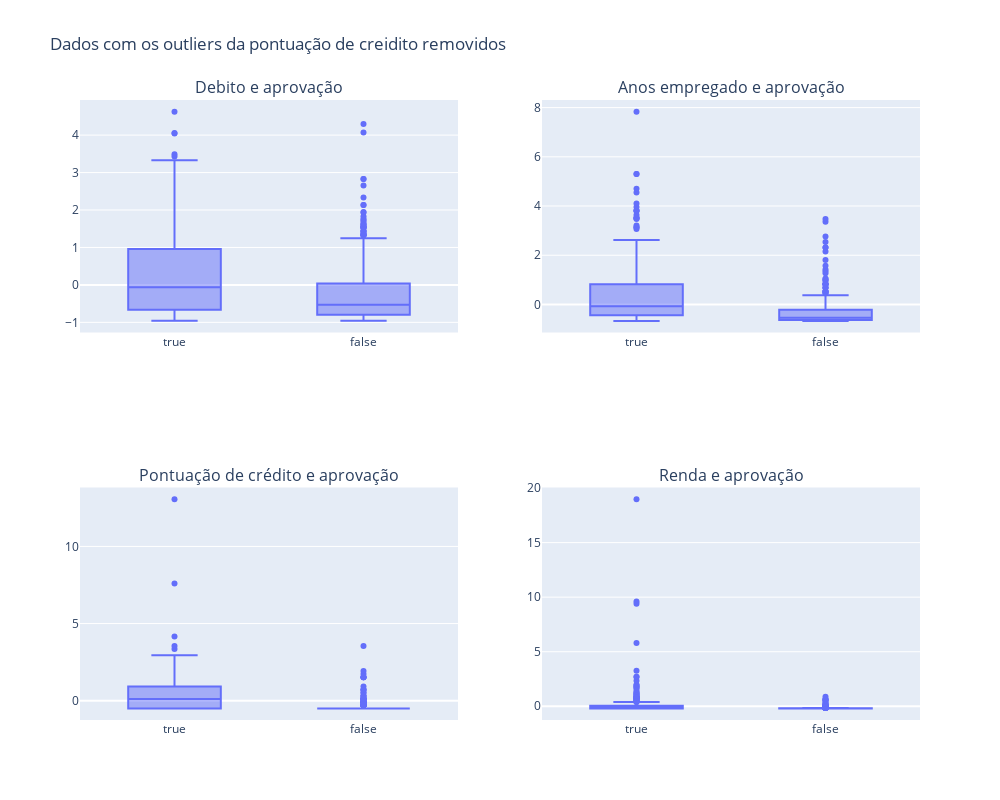

This figure's notebook cell:
### Code cell
fig1 = px.box(df_scaller, x='approved', y='debt', title='Debito e aprovação')
fig2 = px.box(df_scaller, x='approved', y='years_employed', title='Anos empregado e aprovação')
fig3 = px.box(df_scaller, x='approved', y='credit_score', title='Pontuação de crédito e aprovação')
fig4 = px.box(df_scaller, x='approved', y='income', title='Renda e aprovação')

fig_combined = make_subplots(rows=2, cols=2, subplot_titles=(
    'Debito e aprovação', 'Anos empregado e aprovação', 'Pontuação de crédito e aprovação', 'Renda e aprovação'))

# Adicionar os gráficos à figura combinada
fig_combined.add_trace(fig1.data[0], row=1, col=1)
fig_combined.add_trace(fig2.data[0], row=1, col=2)
fig_combined.add_trace(fig3.data[0], row=2, col=1)
fig_combined.add_trace(fig4.data[0], row=2, col=2)

fig_combined.update_layout(height=800, width=1000,
                           title_text="Dados com os outliers da pontuação de creidito removidos")
fig_combined.show()

### Figure 1 — Plotly figure (JSON) as saved in the notebook; plotly's stock layout.template omitted (floating-point values rounded to 4 significant figures; data arrays with more than 128 entries replaced by an {"elided": "..."} marker saying what was removed)
{"data": [{"alignmentgroup": "True", "hovertemplate": "approved=%{x}<br>debt=%{y}<extra></extra>", "legendgroup": "", "marker": {"color": "#636efa"}, "name": "", "notched": false, "offsetgroup": "", "orientation": "v", "showlegend": false, "x": {"elided": "662 bool values"}, "x0": " ", "xaxis": "x", "y": {"elided": "662 float values"}, "y0": " ", "yaxis": "y", "type": "box"}, {"alignmentgroup": "True", "hovertemplate": "approved=%{x}<br>years_employed=%{y}<extra></extra>", "legendgroup": "", "marker": {"color": "#636efa"}, "name": "", "notched": false, "offsetgroup": "", "orientation": "v", "showlegend": false, "x": {"elided": "662 bool values"}, "x0": " ", "xaxis": "x2", "y": {"elided": "662 float values"}, "y0": " ", "yaxis": "y2", "type": "box"}, {"alignmentgroup": "True", "hovertemplate": "approved=%{x}<br>credit_score=%{y}<extra></extra>", "legendgroup": "", "marker": {"color": "#636efa"}, "name": "", "notched": false, "offsetgroup": "", "orientation": "v", "showlegend": false, "x": {"elided": "662 bool values"}, "x0": " ", "xaxis": "x3", "y": {"elided": "662 float values"}, "y0": " ", "yaxis": "y3", "type": "box"}, {"alignmentgroup": "True", "hovertemplate": "approved=%{x}<br>income=%{y}<extra></extra>", "legendgroup": "", "marker": {"color": "#636efa"}, "name": "", "notched": false, "offsetgroup": "", "orientation": "v", "showlegend": false, "x": {"elided": "662 bool values"}, "x0": " ", "xaxis": "x4", "y": {"elided": "662 float values"}, "y0": " ", "yaxis": "y4", "type": "box"}], "layout": {"xaxis": {"anchor": "y", "domain": [0.0, 0.45]}, "yaxis": {"anchor": "x", "domain": [0.625, 1.0]}, "xaxis2": {"anchor": "y2", "domain": [0.55, 1.0]}, "yaxis2": {"anchor": "x2", "domain": [0.625, 1.0]}, "xaxis3": {"anchor": "y3", "domain": [0.0, 0.45]}, "yaxis3": {"anchor": "x3", "domain": [0.0, 0.375]}, "xaxis4": {"anchor": "y4", "domain": [0.55, 1.0]}, "yaxis4": {"anchor": "x4", "domain": [0.0, 0.375]}, "annotations": [{"font": {"size": 16}, "showarrow": false, "text": "Debito e aprovação", "x": 0.225, "xanchor": "center", "xref": "paper", "y": 1.0, "yanchor": "bottom", "yref": "paper"}, {"font": {"size": 16}, "showarrow": false, "text": "Anos empregado e aprovação", "x": 0.775, "xanchor": "center", "xref": "paper", "y": 1.0, "yanchor": "bottom", "yref": "paper"}, {"font": {"size": 16}, "showarrow": false, "text": "Pontuação de crédito e aprovação", "x": 0.225, "xanchor": "center", "xref": "paper", "y": 0.375, "yanchor": "bottom", "yref": "paper"}, {"font": {"size": 16}, "showarrow": false, "text": "Renda e aprovação", "x": 0.775, "xanchor": "center", "xref": "paper", "y": 0.375, "yanchor": "bottom", "yref": "paper"}], "title": {"text": "Dados com os outliers da pontuação de creidito removidos"}, "height": 800, "width": 1000}}
